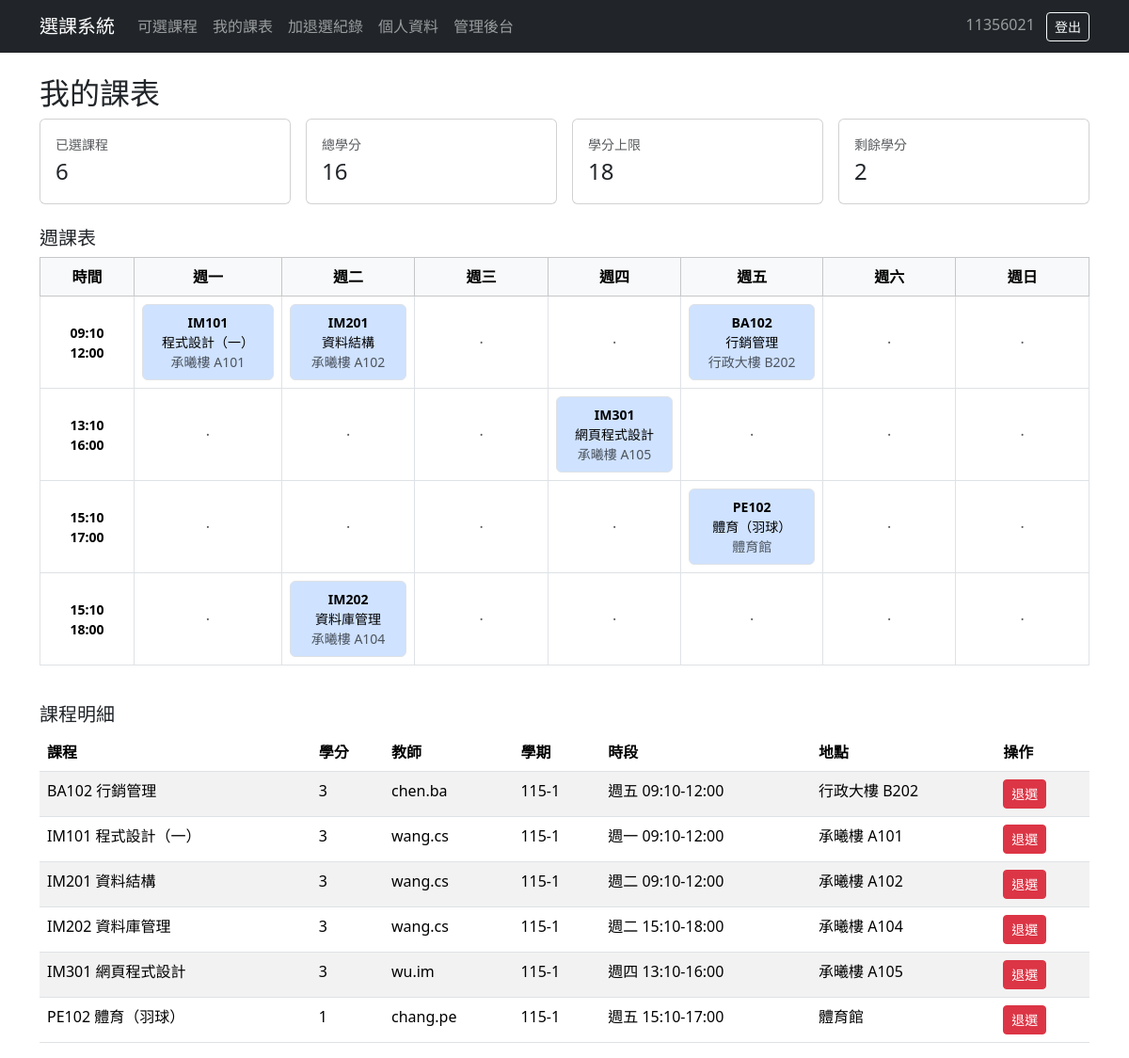
Page /my-schedule/ (signed in) on the committed database.
### courses/models.py (models this page shows, shortened)
class TimeSlot(models.Model):
    WEEKDAY_CHOICES = [
        (1, "Monday"),
        (2, "Tuesday"),
        (3, "Wednesday"),
        (4, "Thursday"),
        (5, "Friday"),
        (6, "Saturday"),
        (7, "Sunday"),
    ]
    WEEKDAY_LABELS = {
        1: "週一",
        2: "週二",
        3: "週三",
        4: "週四",
        5: "週五",
        6: "週六",
        7: "週日",
    }
    section = models.ForeignKey(Section, on_delete=models.CASCADE, related_name="timeslots")
    weekday = models.IntegerField(choices=WEEKDAY_CHOICES)
    start_time = models.TimeField()
    end_time = models.TimeField()
    location = models.CharField(max_length=50, blank=True)
    @property
    def weekday_label(self):
        return self.WEEKDAY_LABELS.get(self.weekday, "")

class Section(models.Model):
    course = models.ForeignKey(Course, on_delete=models.CASCADE, related_name="sections")
    semester = models.ForeignKey(Semester, on_delete=models.CASCADE, related_name="sections")
    teacher = models.ForeignKey(settings.AUTH_USER_MODEL, on_delete=models.SET_NULL, null=True, blank=True, related_name="teaching_sections")
    capacity = models.PositiveIntegerField(default=40)
    class Meta:
        unique_together = ("course", "semester")

class Course(models.Model):
    code = models.CharField(max_length=20)
    name = models.CharField(max_length=100)
    credits = models.PositiveIntegerField()
    department = models.CharField(max_length=50, blank=True)
    description = models.TextField(blank=True)
    class Meta:
        unique_together = ("code",)

class Semester(models.Model):
    name = models.CharField(max_length=20, unique=True)  # e.g. 113-1
    is_active = models.BooleanField(default=False)
    enroll_start = models.DateTimeField(null=True, blank=True)
    enroll_end = models.DateTimeField(null=True, blank=True)

### enrollments/models.py (models this page shows, shortened)
class Enrollment(models.Model):
    class Status(models.TextChoices):
        ENROLLED = "ENROLLED", "Enrolled"
        DROPPED = "DROPPED", "Dropped"
    student = models.ForeignKey(settings.AUTH_USER_MODEL, on_delete=models.CASCADE, related_name="enrollments")
    section = models.ForeignKey(Section, on_delete=models.CASCADE, related_name="enrollments")
    status = models.CharField(max_length=10, choices=Status.choices, default=Status.ENROLLED)
    enrolled_at = models.DateTimeField(auto_now_add=True)
    dropped_at = models.DateTimeField(null=True, blank=True)
    class Meta:
        unique_together = ("student", "section")

### enrollments/views.py (the view)
# urls.py: path("my-schedule/", views.my_schedule, name="my_schedule"),
@login_required
def my_schedule(request):
    enrollments = list(
        Enrollment.objects.filter(student=request.user, status=Enrollment.Status.ENROLLED)
        .select_related("section__course", "section__semester", "section__teacher")
        .prefetch_related("section__timeslots")
        .order_by("section__course__code")
    )
    total_credits = sum(enrollment.section.course.credits for enrollment in enrollments)
    credit_limit = get_or_create_profile(request.user).credit_limit
    return render(request, "enrollments/my_schedule.html", {
        "enrollments": enrollments,
        "course_count": len(enrollments),
        "total_credits": total_credits,
        "credit_limit": credit_limit,
        "remaining_credits": credit_limit - total_credits,
        "weekdays": WEEKDAYS,
        "grid": build_week_grid(enrollments),
    })

### accounts/services.py (called while the page is built)
def get_or_create_profile(user):
    role = Profile.Role.ADMIN if user.is_staff else Profile.Role.STUDENT
    profile, _ = Profile.objects.get_or_create(user=user, defaults={"role": role})
    return profile

### enrollments/views.py (called while the page is built)
def build_week_grid(enrollments):
    enrollment_slots = [
        (enrollment, slot)
        for enrollment in enrollments
        for slot in enrollment.section.timeslots.all()
    ]
    time_rows = sorted({(slot.start_time, slot.end_time) for _, slot in enrollment_slots})
    grid = []
    for start_time, end_time in time_rows:
        cells = []
        for weekday, _label in WEEKDAYS:
            cells.append([
                {"enrollment": enrollment, "slot": slot}
                for enrollment, slot in enrollment_slots
                if slot.weekday == weekday
                and slot.start_time == start_time
                and slot.end_time == end_time
            ])
        grid.append({"start_time": start_time, "end_time": end_time, "cells": cells})
    return grid

### templates/enrollments/my_schedule.html (shortened to what this page needs)
{% extends "base.html" %}
{% block content %}
<h2>我的課表</h2>
<div class="row g-3 mb-3">
    <div class="col-6 col-md-3">
        <div class="card"><div class="card-body">
            <div class="text-muted small">已選課程</div>
            <div class="fs-4">{{ course_count }}</div>
        </div></div>
    </div>
    <div class="col-6 col-md-3">
        <div class="card"><div class="card-body">
            <div class="text-muted small">總學分</div>
            <div class="fs-4">{{ total_credits }}</div>
        </div></div>
    </div>
    <div class="col-6 col-md-3">
        <div class="card"><div class="card-body">
            <div class="text-muted small">學分上限</div>
            <div class="fs-4">{{ credit_limit }}</div>
        </div></div>
    </div>
    <div class="col-6 col-md-3">
        <div class="card"><div class="card-body">
            <div class="text-muted small">剩餘學分</div>
            <div class="fs-4">{{ remaining_credits }}</div>
        </div></div>
    </div>
</div>
<h5 class="mt-4 mb-2">週課表</h5>
{% if grid %}
<div class="table-responsive">
    <table class="table table-bordered align-middle text-center">
        <thead class="table-light">
            <tr>
                <th style="width: 100px;">時間</th>
                {% for weekday, label in weekdays %}
                    <th>{{ label }}</th>
                {% endfor %}
            </tr>
        </thead>
        <tbody>
        {% for row in grid %}
            <tr>
                <th class="small text-nowrap">
                    {{ row.start_time|time:"H:i" }}<br>{{ row.end_time|time:"H:i" }}
                </th>
                {% for cell in row.cells %}
                    <td style="min-width: 120px; height: 80px;">
                        {% for entry in cell %}
                            <div class="border rounded p-2 bg-primary-subtle h-100">
                                <div class="fw-bold small">{{ entry.enrollment.section.course.code }}</div>
                                <div class="small">{{ entry.enrollment.section.course.name }}</div>
                                <div class="text-muted small">{{ entry.slot.location|default:"-" }}</div>
                            </div>
                        {% empty %}
                            <span class="text-muted">·</span>
                        {% endfor %}
                    </td>
                {% endfor %}
            </tr>
        {% endfor %}
        </tbody>
    </table>
</div>
{% else %}
<p class="text-muted">尚未選課，加選後會在這裡顯示週課表。</p>
{% endif %}
<h5 class="mt-4 mb-2">課程明細</h5>
<table class="table table-striped">
    <thead>
        <tr><th>課程</th><th>學分</th><th>教師</th><th>學期</th><th>時段</th><th>地點</th><th>操作</th></tr>
    </thead>
    <tbody>
    {% for e in enrollments %}
        <tr>
            <td>{{ e.section.course.code }} {{ e.section.course.name }}</td>
            <td>{{ e.section.course.credits }}</td>
            <td>{{ e.section.teacher.username|default:"-" }}</td>
            <td>{{ e.section.semester.name }}</td>
            <td>
                {% for ts in e.section.timeslots.all %}
                    {{ ts.weekday_label }} {{ ts.start_time }}-{{ ts.end_time }}<br>
                {% endfor %}
            </td>
            <td>
                {% for ts in e.section.timeslots.all %}
                    {{ ts.location|default:"-" }}<br>
                {% endfor %}
            </td>
            <td>
                <form action="{% url 'drop' e.id %}" method="post">
                    <button class="btn btn-danger btn-sm">退選</button>
                </form>
            </td>
        </tr>
    {% empty %}
        <tr><td colspan="7">尚未選課</td></tr>
    {% endfor %}
    </tbody>
</table>
{% endblock %}

### templates/base.html (shortened to what this page needs)
<!DOCTYPE html>
<html lang="zh-Hant">
<head>
    <link href="https://cdn.jsdelivr.net/npm/bootstrap@5.3.3/dist/css/bootstrap.min.css" rel="stylesheet">
</head>
<body>
<nav class="navbar navbar-expand-lg navbar-dark bg-dark mb-4">
    <div class="container">
        <a class="navbar-brand" href="{% url 'course_list' %}">選課系統</a>
        <div class="navbar-nav">
            <a class="nav-link" href="{% url 'course_list' %}">可選課程</a>
            <a class="nav-link" href="{% url 'my_schedule' %}">我的課表</a>
            {% if user.is_authenticated %}
                <a class="nav-link" href="{% url 'enrollment_history' %}">加退選紀錄</a>
                <a class="nav-link" href="{% url 'profile' %}">個人資料</a>
            {% endif %}
            {% if user.is_staff %}<a class="nav-link" href="{% url 'admin:index' %}">管理後台</a>{% endif %}
        </div>
        <div class="ms-auto">
            {% if user.is_authenticated %}
                <span class="navbar-text me-2">{{ user.username }}</span>
                <form action="{% url 'logout' %}" method="post" class="d-inline">
                    <button class="btn btn-outline-light btn-sm">登出</button>
                </form>
            {% else %}
                <a class="btn btn-outline-light btn-sm" href="{% url 'login' %}">登入</a>
                <a class="btn btn-outline-light btn-sm ms-1" href="{% url 'register' %}">註冊</a>
            {% endif %}
        </div>
    </div>
</nav>
<div class="container">
    {% block content %}{% endblock %}
</div>
</body>
</html>

### rows in the picture
TimeSlot: start_time "09:10", end_time "12:00", weekday_label "週五", start_time "09:10", end_time "12:00", location "行政大樓 B202"
Enrollment: enrollment.section.course.code "IM101", enrollment.section.course.name "程式設計（一）", slot.location "承曦樓 A101", section.course.code "IM101", section.course.name "程式設計（一）", section.course.credits "3", section.teacher.username "wang.cs", section.semester.name "115-1"
Enrollment: enrollment.section.course.code "IM201", enrollment.section.course.name "資料結構", slot.location "承曦樓 A102", section.course.code "IM201", section.course.name "資料結構", section.course.credits "3", section.teacher.username "wang.cs", section.semester.name "115-1"
Enrollment: enrollment.section.course.code "BA102", enrollment.section.course.name "行銷管理", slot.location "行政大樓 B202", section.course.code "BA102", section.course.name "行銷管理", section.course.credits "3", section.teacher.username "chen.ba", section.semester.name "115-1"
TimeSlot: start_time "13:10", end_time "16:00", weekday_label "週四", start_time "13:10", end_time "16:00", location "承曦樓 A105"
Enrollment: enrollment.section.course.code "IM301", enrollment.section.course.name "網頁程式設計", slot.location "承曦樓 A105", section.course.code "IM301", section.course.name "網頁程式設計", section.course.credits "3", section.teacher.username "wu.im", section.semester.name "115-1"
TimeSlot: start_time "15:10", end_time "17:00", weekday_label "週五", start_time "15:10", end_time "17:00", location "體育館"
Enrollment: enrollment.section.course.code "PE102", enrollment.section.course.name "體育（羽球）", slot.location "體育館", section.course.code "PE102", section.course.name "體育（羽球）", section.course.credits "1", section.teacher.username "chang.pe", section.semester.name "115-1"
TimeSlot: start_time "15:10", end_time "18:00", weekday_label "週二", start_time "15:10", end_time "18:00", location "承曦樓 A104"
Enrollment: enrollment.section.course.code "IM202", enrollment.section.course.name "資料庫管理", slot.location "承曦樓 A104", section.course.code "IM202", section.course.name "資料庫管理", section.course.credits "3", section.teacher.username "wang.cs", section.semester.name "115-1"
TimeSlot: weekday_label "週一", start_time "09:10", end_time "12:00", location "承曦樓 A101"
TimeSlot: weekday_label "週二", start_time "09:10", end_time "12:00", location "承曦樓 A102"

### other values in the picture
{{ user.username }} "11356021"
{{ course_count }} "6"
{{ total_credits }} "16"
{{ credit_limit }} "18"
{{ remaining_credits }} "2"
{{ label }} "週一" "週二" "週三" "週四" "週五" "週六" "週日"
